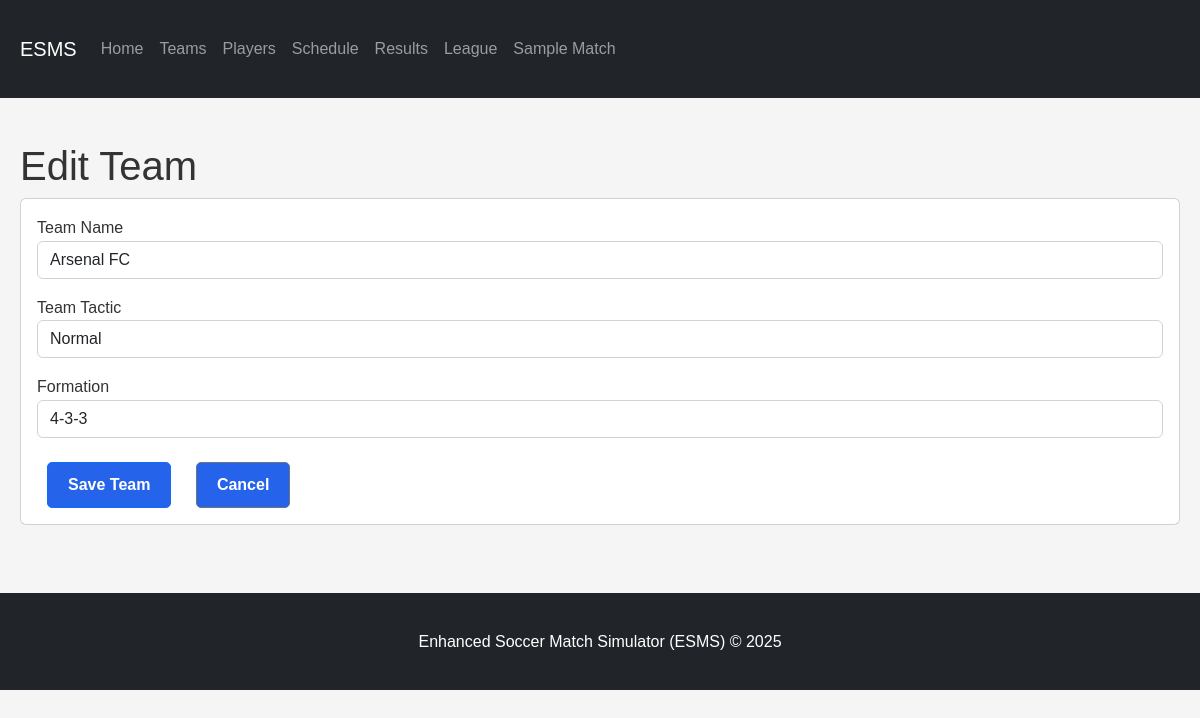
Screenshot of /team/1/edit with the database file from the repository.
### models.py (models this page shows, shortened)
class Team(db.Model):
    id = db.Column(db.Integer, primary_key=True)
    name = db.Column(db.String(80), nullable=False)
    user_id = db.Column(db.Integer, db.ForeignKey('user.id'), nullable=False)
    formation = db.Column(db.String(20), default='4-4-2')
    tactic = db.Column(db.String(1), default='N')
    created_at = db.Column(db.DateTime, default=datetime.utcnow)
    players = db.relationship('TeamPlayer', backref='team', lazy=True)
    home_matches = db.relationship('Match', foreign_keys='Match.home_team_id', backref='home_team', lazy=True)
    away_matches = db.relationship('Match', foreign_keys='Match.away_team_id', backref='away_team', lazy=True)

### enhanced_app.py (the view, shortened to what this page needs)
@app.route('/team/<int:team_id>/edit', methods=['GET', 'POST'])
def team_edit(team_id):
    team = Team.query.get_or_404(team_id)
    return render_template('team_form.html', team=team)

### enhanced_app.py (called while the page is built)
@app.context_processor
def utility_processor():
    return dict(get_country_code=get_country_code)

### templates/team_form.html (shortened to what this page needs)
{% extends "base.html" %}
{% block content %}
<div class="container mt-4">
    <h1>{% if team %}Edit{% else %}Create{% endif %} Team</h1>
    <div class="card">
        <div class="card-body">
            <form method="post">
                <div class="form-group mb-3">
                    <label for="name">Team Name</label>
                    <input type="text" class="form-control" id="name" name="name" value="{{ team.name if team else '' }}" required>
                </div>
                <div class="form-group mb-3">
                    <label for="tactic">Team Tactic</label>
                    <select class="form-control" id="tactic" name="tactic">
                        <option value="N" {% if team and team.tactic == 'N' %}selected{% endif %}>Normal</option>
                    </select>
                </div>
                <div class="form-group mb-3">
                    <label for="formation">Formation</label>
                    <select class="form-control" id="formation" name="formation">
                        <option value="4-3-3" {% if team and team.formation == '4-3-3' %}selected{% endif %}>4-3-3</option>
                    </select>
                </div>
                <div class="mt-4">
                    <button type="submit" class="btn btn-primary">Save Team</button>
                    <a href="{{ url_for('teams') }}" class="btn btn-secondary">Cancel</a>
                </div>
            </form>
        </div>
    </div>
</div>
{% endblock %}

### static/style.css (style rules this page uses)
body { font-family: 'Arial', sans-serif; line-height: 1.6; color: #333; background-color: #f5f5f5; margin: 0; padding: 0; }
.container { max-width: 1200px; margin: 0 auto; padding: 20px; }
.btn { display: inline-block; padding: 10px 20px; background-color: #2563eb; color: white; text-decoration: none; border-radius: 5px; font-weight: bold; margin: 0 10px; transition: background-color 0.3s; }

### rows the page displays
Team: name "Arsenal FC", tactic "Normal", formation "4-3-3"
